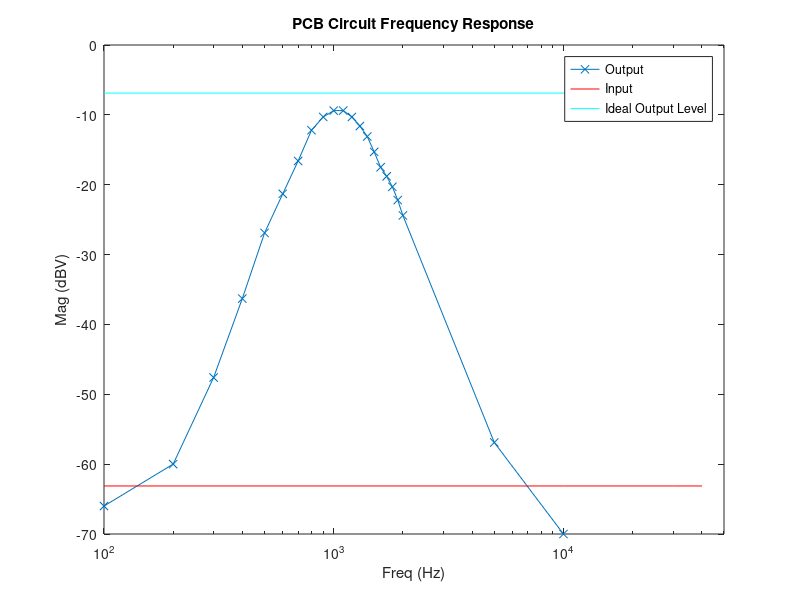

The MATLAB script that drew this image:
% high pass response
a2 = 12385.8263486;
a3 = 53755912.8791;
a4 = 246688600243;
H1 = tf([1,0,0,0],[1,a2,a3,a4]);

% low pass response
b1 = 222019740219;
a22 = 8374.65564738;
a33 = 70842058.7091;
a44 = 222019740219;
H2 = tf(b1,[1,a22,a33,a44]);

% Bandpass response
G = H1*H2;

freq = 10:20:1*10^6;
[mag, phs] = bode(G,2*pi.*freq);
mag = 500*mag(1,:);


datapts = [100,200,300,400,500,600,700,800,900,1000,1100,1200,1300,1400,1500,1600,1700,1800,1900,2000,5000,10000;
           -66,-60,-47.6,-36.3,-26.9,-21.3,-16.6,-12.2,-10.3,-9.39,-9.39,-10.3,-11.6,-13.1,-15.3,-17.5,-18.8,-20.3,-22.2,-24.4,-56.9,-70];

datapts(2,:) = datapts(2,:);       
xval = 100:10*10^3:50*10^3;
input = -63.125.*ones(1,length(xval));
outIdeal = -6.886.*ones(1,length(xval));
       
semilogx(datapts(1,:),datapts(2,:),'-x');
hold on;
semilogx(xval,input,'-r',xval,outIdeal,'-c');
xlim([100,50*10^3]);
xlabel('Freq (Hz)');
ylabel('Mag (dBV)');
title('PCB Circuit Frequency Response');
legend('Output','Input','Ideal Output Level');